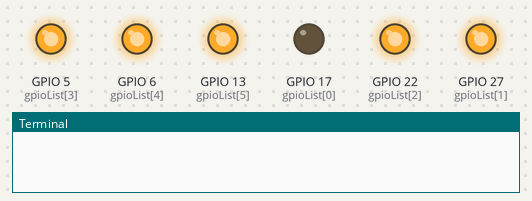
Recording of a program running on a simulated Raspberry Pi (BCM pin numbers). Parts: output pins drawn as LEDs (lit = HIGH), the last lines printed to the terminal.

Above: at 0.1 s.
At 0.7 s:
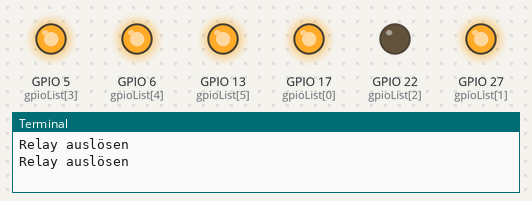
At 1.3 s:
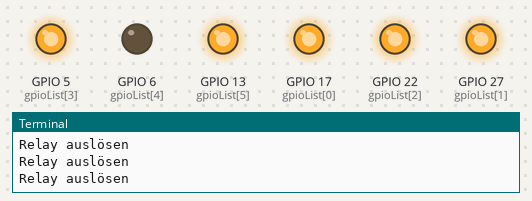
At 1.6 s:
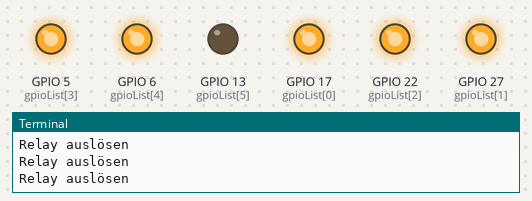
At 2.8 s:
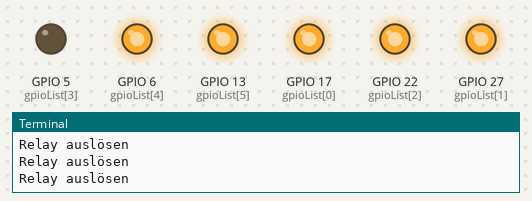
At 4.0 s:
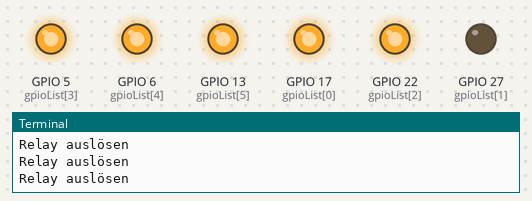
Timing chart, 0 to 4.3 s (numbered marks = the images above):
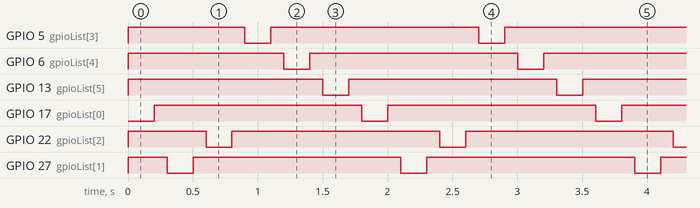

Measured:
- by itself, GPIO 5 (gpioList[3]), GPIO 6 (gpioList[4]), GPIO 13 (gpioList[5]), GPIO 17 (gpioList[0]), GPIO 22 (gpioList[2]), GPIO 27 (gpioList[1]): alternates HIGH for 1.6 s and LOW for 0.20 s
- by itself, everything shown: repeats every 1.8 s, in 12 steps

The program:

Relay_test.py
```python
#!/usr/bin/python
#-*- coding:utf-8 -*-
import time
import RPi.GPIO as GPIO

GPIO.setmode(GPIO.BCM)

gpioList = [17, 27, 22, 5, 6, 13]

for i in gpioList:
    GPIO.setup(i, GPIO.OUT)
    GPIO.output(i, GPIO.HIGH)

# Sleep time variables

sleepTimeShort = 0.2
sleepTimeLong = 0.1

# MAIN LOOP =====
# ===============

try:
    while True:
        for i in gpioList:
            GPIO.output(i, GPIO.LOW)
            time.sleep(sleepTimeShort);
            print("Relay auslösen")
            GPIO.output(i, GPIO.HIGH)
            time.sleep(sleepTimeLong);


# End program cleanly with keyboard
except KeyboardInterrupt:
    print " Quit"
```
